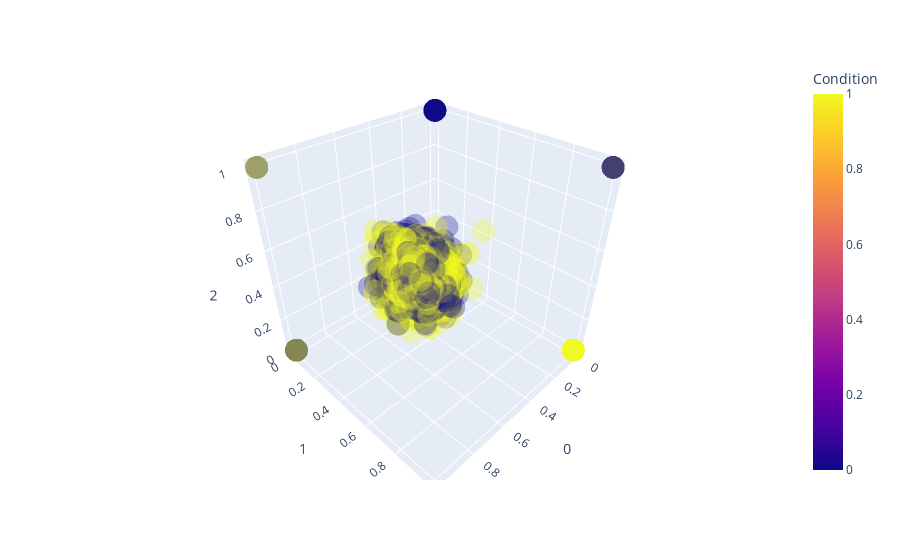

The notebook cell this image was saved under:
### Code cell
fig = px.scatter_3d(pred_df, x=0, y=1, z=2, color="Condition", opacity=0.3)
fig.show()

### Figure 1 — Plotly figure (JSON) as saved in the notebook; plotly's stock layout.template omitted (floating-point values rounded to 4 significant figures; data arrays with more than 128 entries replaced by an {"elided": "..."} marker saying what was removed)
{"data": [{"hovertemplate": "0=%{x}<br>1=%{y}<br>2=%{z}<br>Condition=%{marker.color}<extra></extra>", "legendgroup": "", "marker": {"color": {"elided": "7350 int values"}, "coloraxis": "coloraxis", "opacity": 0.3, "symbol": "circle"}, "mode": "markers", "name": "", "scene": "scene", "showlegend": false, "type": "scatter3d", "x": {"elided": "7350 float values"}, "y": {"elided": "7350 float values"}, "z": {"elided": "7350 float values"}}], "layout": {"coloraxis": {"colorbar": {"title": {"text": "Condition"}}, "colorscale": [[0, "#0d0887"], [0.1111, "#46039f"], [0.2222, "#7201a8"], [0.3333, "#9c179e"], [0.4444, "#bd3786"], [0.5556, "#d8576b"], [0.6667, "#ed7953"], [0.7778, "#fb9f3a"], [0.8889, "#fdca26"], [1, "#f0f921"]]}, "legend": {"tracegroupgap": 0}, "margin": {"t": 60}, "scene": {"domain": {"x": [0, 1], "y": [0, 1]}, "xaxis": {"title": {"text": "0"}}, "yaxis": {"title": {"text": "1"}}, "zaxis": {"title": {"text": "2"}}}}}
